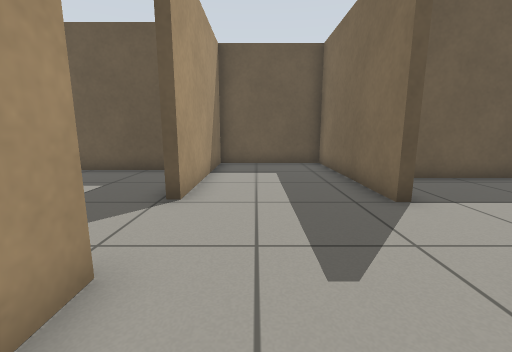
[1] (above)

12 first-person views from a walk through a Gazebo world. The camera is 0.71 m above the floor, tilts 10° down and sees 90° across. The floor is counted in squares, 0.5 m on a side. Each view is taken from the middle of a square. On the plan, view 1 faces up. The plan holds only what a view shows up to about 13 squares ahead; the rest is blank.

[2]
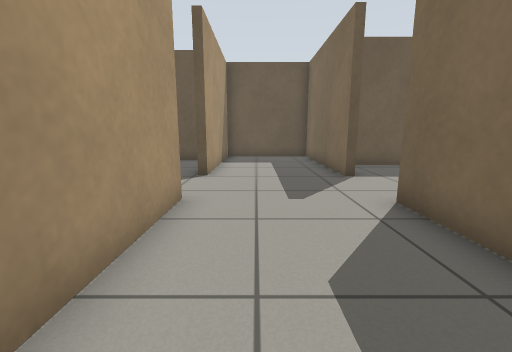

[3]
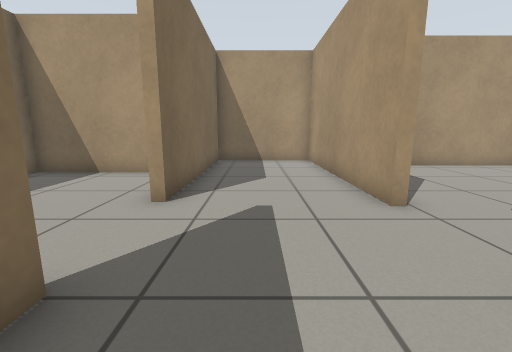

[4]
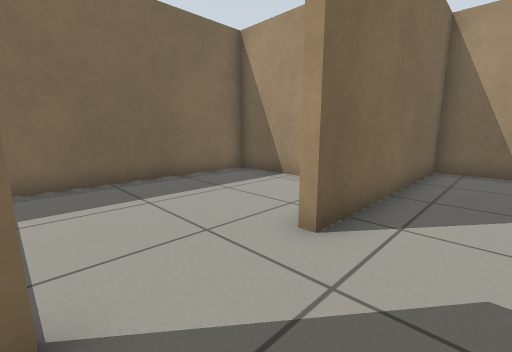

[5]
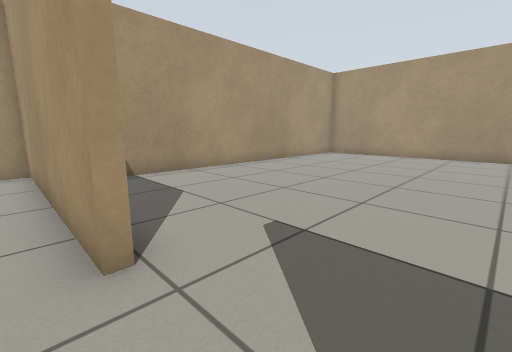

[6]
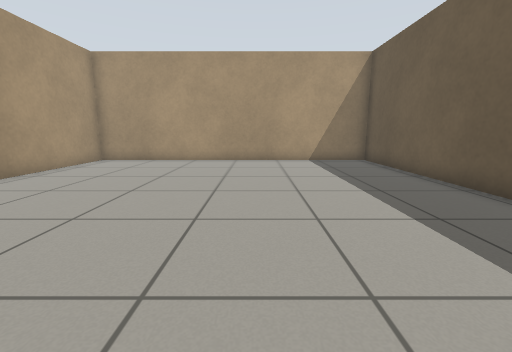

[7]
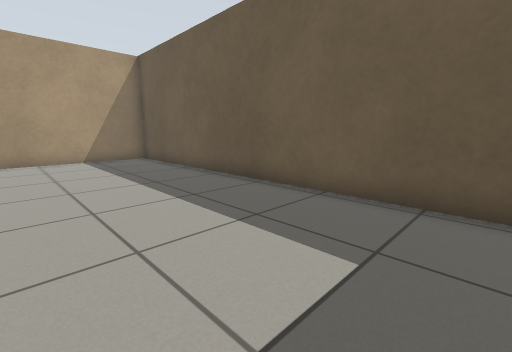

[8]
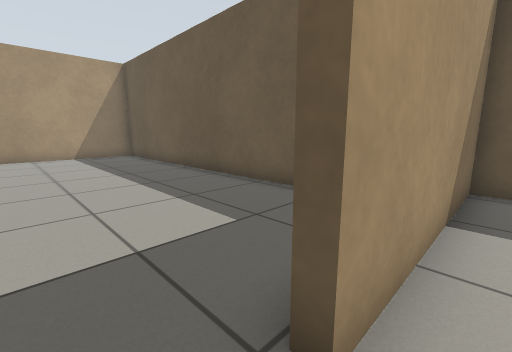

[9]
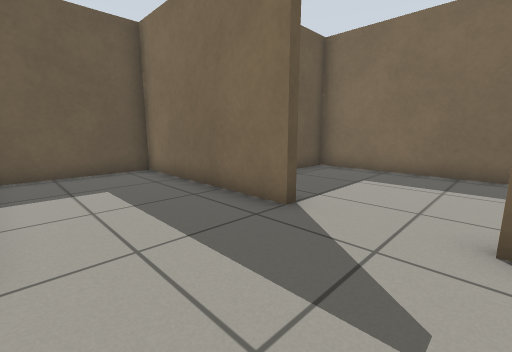

[10]
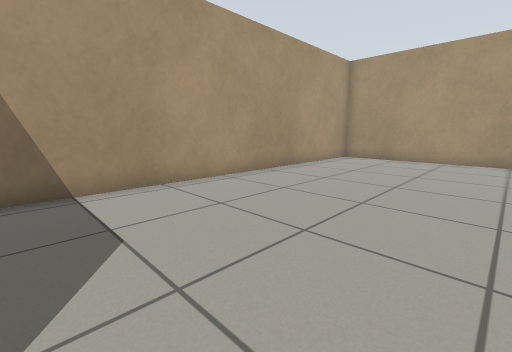

[11]
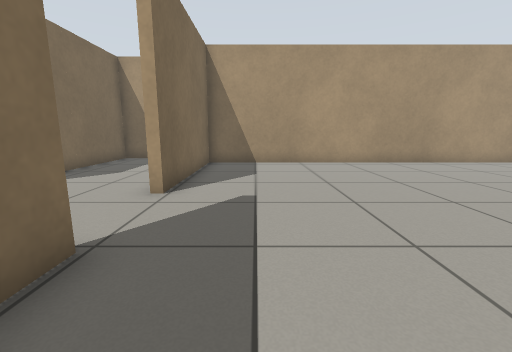

[12]
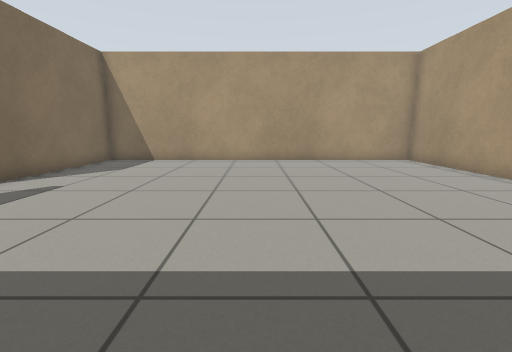

### Floor plan
Ten units are one square. View 1 is at (0, 0); x grows to the right and y downward. Boxes are objects, and circles mark ways between rooms. Rooms are numbered by the first view taken in them; rooms with no view inside come last. Other rooms are left out.
<svg viewBox="-170 -119 260 178">
<path fill="none" stroke="#000" d="M-16 -23 -16 54 28 54 28 -20M33 -50 28 -50 28 -114 -16 -114 -16 -51M-19 -51 -19 -61M-27 -93 -165 -93 -165 36 -19 36 -19 -23 -16 -23M46 17 85 17 85 -77 41 -77"/>
<circle cx="-20" cy="-40" r="3" fill="#2a7"/>
<circle cx="30" cy="-30" r="3" fill="#2a7"/>
<text x="10" y="-30">1</text>
<text x="-90" y="-30">2</text>
<text x="60" y="-30">3</text>
</svg>
Room 1 opens to room 2. Room 1 opens to room 3.

Where each view was taken, in squares from view 1:
view 1: 0 up, 0 right, facing up
view 2: 3 down, 0 right, facing up
view 3: 7 up, 1 right, facing down
view 4: 5 up, 1 right, facing down-right
view 5: 5 up, 1 left, facing down-left
view 6: 4 up, 4 left, facing left
view 7: 4 up, 3 left, facing up-left
view 8: 4 up, 1 left, facing up-left
view 9: 2 up, 1 left, facing up-right
view 10: 3 up, 3 left, facing down-left
view 11: 8 up, 4 left, facing down
view 12: 9 up, 9 left, facing down
